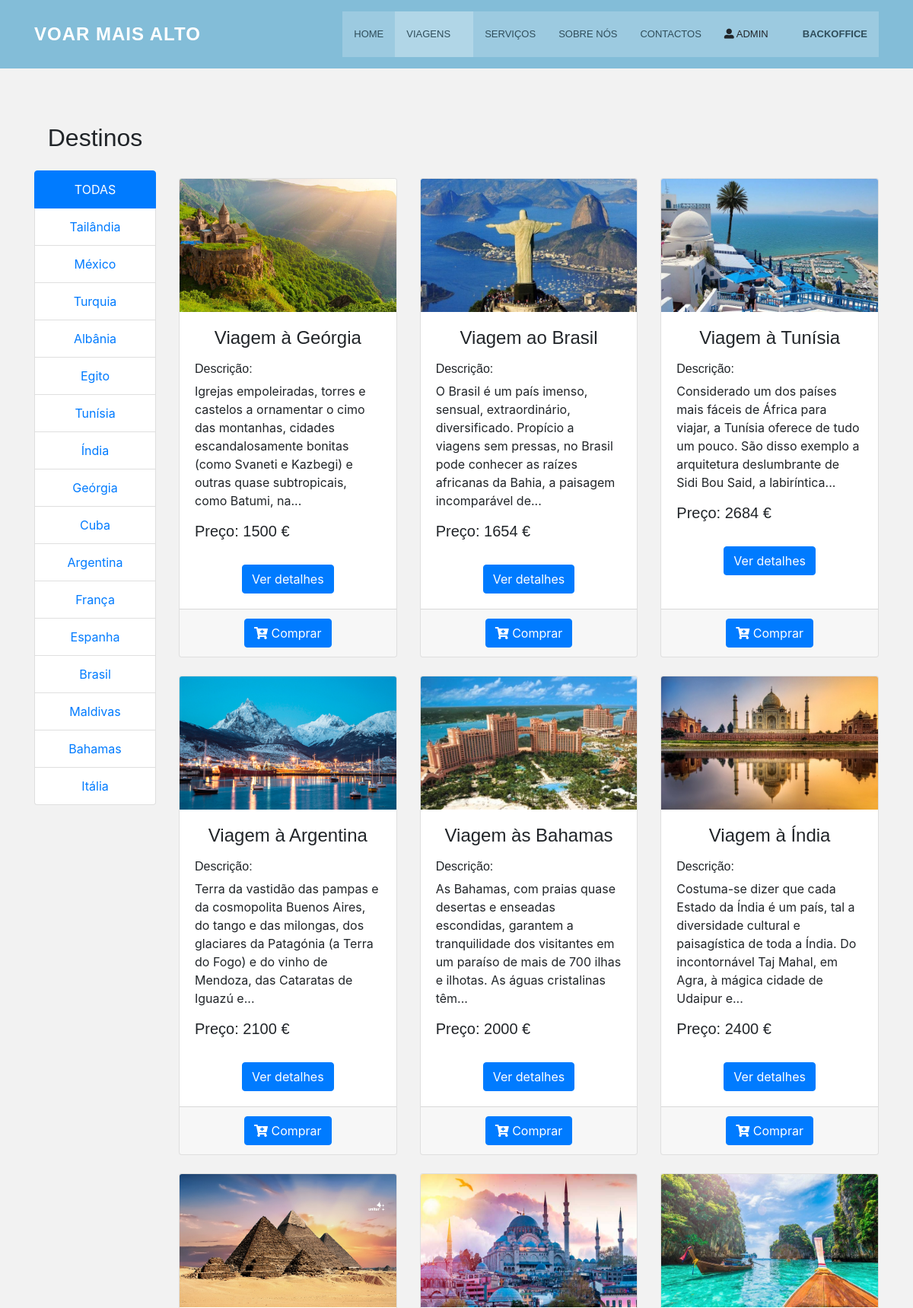
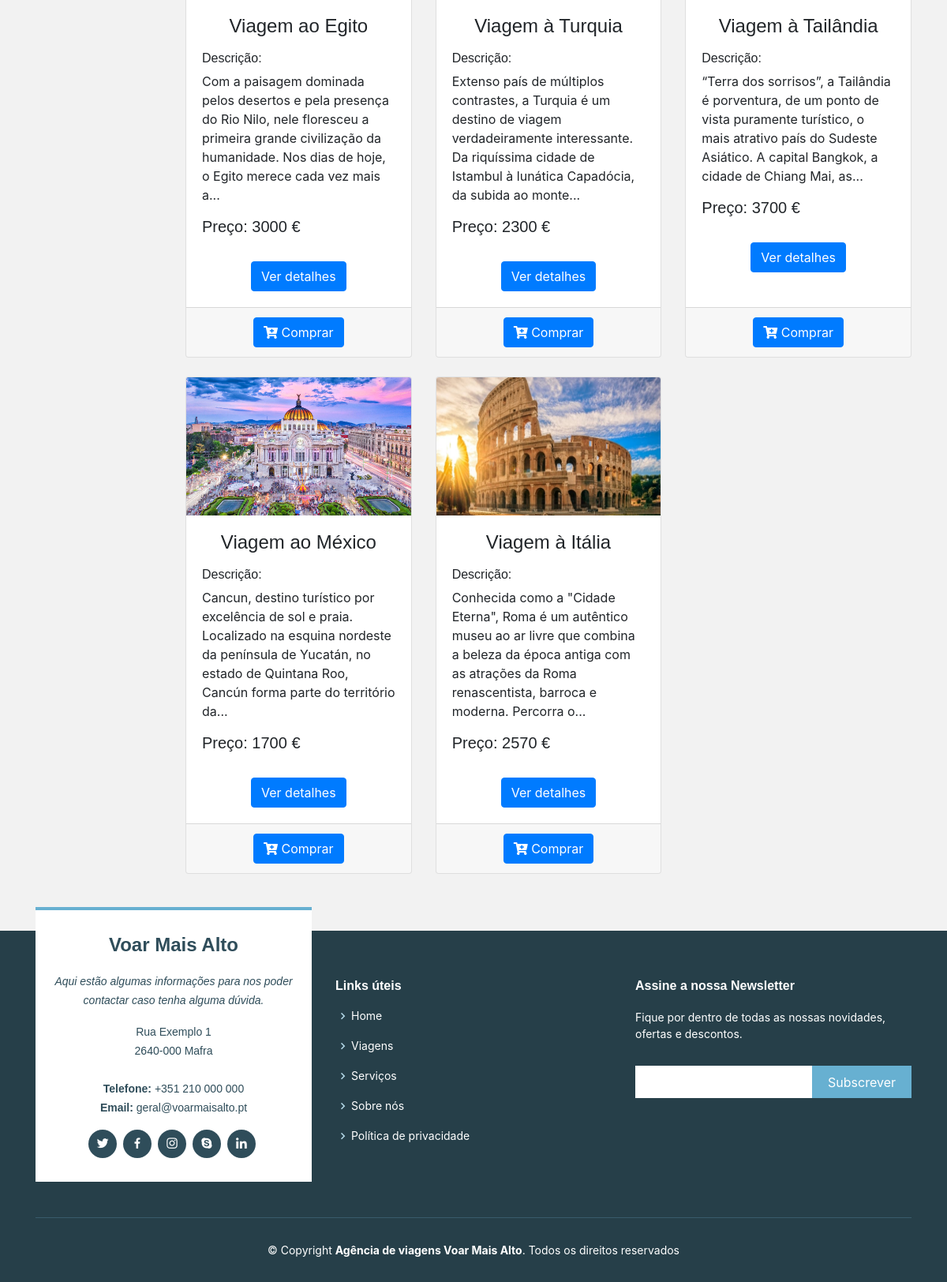
/viagens.php (signed in), run on the app's committed database (2 pictures, top to bottom).
### tables this page shows
CREATE TABLE `categoria` (
  `CategoriaID` int(11) NOT NULL,
  `CategoriaNome` varchar(40) NOT NULL
);

CREATE TABLE `produto` (
  `produtoID` int(11) NOT NULL,
  `produtoNome` varchar(50) NOT NULL,
  `preco` double NOT NULL,
  `stock` int(11) NOT NULL,
  `imagem` varchar(200) NOT NULL,
  `categoriaID` int(11) NOT NULL,
  `descricao` varchar(1000) NOT NULL
);

### db/config.php (called while the page is built, shortened)
<?php
    function e($s) {
        return htmlspecialchars((string)$s, ENT_QUOTES, 'UTF-8');
    }
?>

### viagens.php (the view, shortened to what this page needs)
<?php
include 'db/config.php';
?>
<!DOCTYPE html>
<html lang="pt-PT">
<head>
  <link href="vendor/bootstrap/css/bootstrap.min.css" rel="stylesheet">
  <link href="assets/css/main.css" rel="stylesheet">
  <link rel="stylesheet" href="https://use.fontawesome.com/releases/v5.7.2/css/all.css">
  <link href="assets/vendor/bootstrap/css/bootstrap.min.css" rel="stylesheet">
  <link href="assets/vendor/icofont/icofont.min.css" rel="stylesheet">
  <link href="assets/vendor/boxicons/css/boxicons.min.css" rel="stylesheet">
  <link href="assets/vendor/venobox/venobox.css" rel="stylesheet">
  <link href="assets/vendor/owl.carousel/assets/owl.carousel.min.css" rel="stylesheet">
  <link href="assets/vendor/aos/aos.css" rel="stylesheet">
</head>
<body style="background-color:#f2f2f2">
  <header id="header" class="fixed-top">
    <div class="container d-flex align-items-center">
      <div class="logo mr-auto">
        <h1 class="text-light"><a href="index.php"><span>Voar Mais Alto</span></a></h1>
      </div>
      <nav class="nav-menu d-none d-lg-block">
        <ul>
          <li><a href="index.php">Home</a></li>
          <li class="drop-down active"><a href="viagens.php">Viagens</a>
          </li>
          <li><a href="servicos.php">Serviços</a></li>
          <li><a href="sobrenos.php">Sobre Nós</a></li>
          <li><a href="#footer">Contactos</a></li>
		  <?php
		  if (isset($_SESSION['utilizador'])){
			  echo '<li class="drop-down"><a><i class="fa fa-user-alt"></i> '.e($_SESSION['utilizador']).'</a>
					<ul>
					<li><a class="nav-link" href="post_logout.php" style="color:red;"><center>Sair</center></a></li>
					</ul>
					</li>';
		  }else{
			  echo '<li class="nav-item"><a class="nav-link" href="#modallogin" data-toggle="modal" data-target="#modallogin"><i class="fa fa-user-alt"></i></a></li>';
		  }
		  ?>
		  <?php
		  if (isset($_SESSION['utilizador'])){
			if($_SESSION['tipo']=='admin')
			{
                echo '<li class="nav-item"><a class="nav-link" href="admin/listaProdutos.php"><b>Backoffice</b></a></li>';
            }
		  }
		  ?>
        </ul>
      </nav>
    </div>
  </header>
  <main id="main">
  <br></br>
  <div class="container">
    <div class="row">
      <div class="col-lg-2">
        <h2 class="my-4"><center>Destinos</center></h2>
        <div class="list-group">
		  <a href="viagens.php" class="list-group-item<?=!isset($_GET['id']) ? ' active' : '';?>"><center>TODAS</center></a>
		  <?php
                $sql = "Select * from categoria";
                $cats =$conexao->query($sql);
                if ($cats->num_rows >0) {
                  while ($c = $cats->fetch_assoc()){
                  $ativo = (isset($_GET['id']) && (int)$_GET['id'] === (int)$c['CategoriaID']) ? ' active' : '';
                  echo' <a href="viagens.php?id='.(int)$c['CategoriaID'].'" class="list-group-item'.$ativo.'"><center>'.e($c['CategoriaNome']).'</center></a>';
                  }
                }
          ?>
		  </div>
      </div>
      <div class="col-lg-10">
	  <br></br><br></br>
       <?php
		function limitarTexto($texto, $limite) {
		$corte = mb_substr($texto, 0, $limite);
		$espaco = mb_strrpos($corte, ' ');
		if ($espaco !== false) {
			$corte = mb_substr($corte, 0, $espaco);
		}
		return rtrim($corte, " .,;:!?-") . '...';
		}
		?>
        <div class="row">
          <?php
			if (isset($_GET['id'])){
			  $id = (int)$_GET['id'];
			  $stmtP = mysqli_prepare($conexao, "Select * from produto where categoriaID=? order by produtoID desc limit 50");
			  mysqli_stmt_bind_param($stmtP, 'i', $id);
			  mysqli_stmt_execute($stmtP);
			  $produtos = mysqli_stmt_get_result($stmtP);
		    }else{
			  $sql = "Select * from produto order by produtoID desc limit 50";
			  $produtos = $conexao->query($sql);
		    }
            if ($produtos->num_rows >0) {
              while ($p = $produtos->fetch_assoc()){
				$descricao = $p['descricao'];
                echo' <div class="col-lg-4 col-md-6 mb-4">
                    <div class="card h-100">
                    <div class="containerI">
                    <img src="admin/'.e($p['imagem']).'" alt="'.e($p['produtoNome']).'" class="card-img-top" style="height: 175px; width: 100%; display: block;">
                    </div>
                      <div class="card-body">
                        <h4 class="card-title">
                          <a><center>'.e($p['produtoNome']).'</center></a>
                        </h4>
                        <p class="card-text">'."<h6>Descrição: </h6>".''.e(limitarTexto($descricao, $limite = 180)).'</p>
                        <h5>'."Preço: ".''.e($p['preco']).' €</h5>
						&ensp;
                    <center><div class="overlayC"><a href="detalheProduto.php?id='.(int)$p['produtoID'].'"><button type="button" class="btn btn-primary">Ver detalhes</button></a></div></center>
                      </div>';
					    if (isset($_SESSION['idutilizador'])){
                         echo '<div class="card-footer">
                               <center><a href="confirmacaoCompra.php?acao=add&id='.(int)$p['produtoID'].'"><button type="button" class="btn btn-primary"><i class="fas fa-cart-plus"></i> Comprar</button></a></center>
                               </div>';
					      }else{
                         echo '<div class="card-footer"><center><small>Inicie sessão para comprar</small></center></div>';
                      }
                    echo '</div>
                  </div> ';
              }
            }
          ?>
  </div>
	</div>
	</div>
	</div>
	<br></br>
	</main>
  <footer id="footer">
    <div class="footer-top">
      <div class="container">
        <div class="row">
          <div class="col-lg-4 col-md-6">
            <div class="footer-info" data-aos="fade-up" data-aos-delay="50">
              <h3>Voar Mais Alto</h3>
              <p class="pb-3"><em>Aqui estão algumas informações para nos poder contactar caso tenha alguma dúvida.</em></p>
              <p>
                Rua Exemplo 1 <br>
                2640-000 Mafra<br><br>
                <strong>Telefone:</strong> +351 210 000 000<br>
                <strong>Email:</strong> geral@voarmaisalto.pt<br>
              </p>
              <div class="social-links mt-3">
                <a href="#" class="twitter"><i class="bx bxl-twitter"></i></a>
                <a href="#" class="facebook"><i class="bx bxl-facebook"></i></a>
                <a href="#" class="instagram"><i class="bx bxl-instagram"></i></a>
                <a href="#" class="google-plus"><i class="bx bxl-skype"></i></a>
                <a href="#" class="linkedin"><i class="bx bxl-linkedin"></i></a>
              </div>
            </div>
          </div>
          <div class="col-lg-4 col-md-6 footer-links" data-aos="fade-up" data-aos-delay="150">
            <h4>Links úteis</h4>
            <ul>
              <li><i class="bx bx-chevron-right"></i> <a href="index.php">Home</a></li>
              <li><i class="bx bx-chevron-right"></i> <a href="viagens.php">Viagens</a></li>
              <li><i class="bx bx-chevron-right"></i> <a href="servicos.php">Serviços</a></li>
              <li><i class="bx bx-chevron-right"></i> <a href="sobrenos.php">Sobre nós</a></li>
              <li><i class="bx bx-chevron-right"></i> <a href="#">Política de privacidade</a></li>
            </ul>
          </div>
          <div class="col-lg-4 col-md-6 footer-newsletter" data-aos="fade-up" data-aos-delay="350">
            <h4>Assine a nossa Newsletter</h4>
            <p>Fique por dentro de todas as nossas novidades, ofertas e descontos.</p>
            <form action="" method="post">
              <input type="email" name="email"><input type="submit" value="Subscrever">
            </form>
          </div>
        </div>
      </div>
    </div>
    <div class="container">
      <div class="copyright">
        &copy; Copyright <strong><span>Agência de viagens Voar Mais Alto</span></strong>. Todos os direitos reservados
      </div>
    </div>
  </footer>
</body>
</html>

### assets/css/main.css (style rules this page uses)
body { font-family: "Open Sans", sans-serif; color: #444444; }
a { color: #67b0d1; }
h1, h2, h3, h4, h5, h6 { font-family: "Raleway", sans-serif; }
#main { margin-top: 90px; }
#header { transition: all 0.5s; z-index: 997; transition: all 0.5s; padding: 15px 0; background: rgba(103, 176, 209, 0.8); }
#header .logo h1 { font-size: 24px; margin: 0; line-height: 1; font-weight: 700; letter-spacing: 1px; font-family: "Poppins", sans-serif; text-transform: uppercase; }
#header .logo h1 a, #header .logo h1 a:hover { color: #fff; text-decoration: none; }
.nav-menu, .nav-menu * { margin: 0; padding: 0; list-style: none; }
.nav-menu > ul > li { position: relative; white-space: nowrap; float: left; background: rgba(255, 255, 255, 0.2); }
.nav-menu a { display: block; position: relative; color: #2f4d5a; padding: 20px 15px; transition: 0.3s; font-size: 13px; font-family: "Poppins", sans-serif; text-transform: uppercase; font-weight: 500; }
.nav-menu a:hover, .nav-menu .active > a, .nav-menu li:hover > a { background: rgba(255, 255, 255, 0.2); text-decoration: none; }
.nav-menu .drop-down > a:after { content: "\ea99"; font-family: IcoFont; padding-left: 5px; }
.mobile-nav { position: fixed; top: 55px; right: 15px; bottom: 15px; left: 15px; z-index: 9999; overflow-y: auto; background: #fff; transition: ease-in-out 0.2s; opacity: 0; visibility: hidden; border-radius: 10px; padding: 10px 0; }
.mobile-nav * { margin: 0; padding: 0; list-style: none; }
.mobile-nav a { display: block; position: relative; color: #2f4d5a; padding: 10px 20px; font-weight: 500; outline: none; }
.mobile-nav a:hover, .mobile-nav .active > a, .mobile-nav li:hover > a { color: #67b0d1; text-decoration: none; }
.mobile-nav .drop-down > a:after { content: "\ea99"; font-family: IcoFont; padding-left: 10px; position: absolute; right: 15px; }
.mobile-nav .active.drop-down > a:after { content: "\eaa1"; }
.mobile-nav .drop-down > a { padding-right: 35px; }
#footer { background: #263f49; padding: 0 0 30px 0; color: #fff; font-size: 14px; }
#footer .footer-top { padding: 60px 0 30px 0; }
#footer .footer-top .footer-info { margin-top: -90px; margin-bottom: 15px; background: white; color: #2f4d5a; border-top: 4px solid #67b0d1; text-align: center; padding: 30px 20px; }
#footer .footer-top .footer-info h3 { font-size: 24px; margin: 0 0 20px 0; padding: 2px 0 2px 0; line-height: 1; font-weight: 700; }
#footer .footer-top .footer-info p { font-size: 14px; line-height: 24px; margin-bottom: 0; font-family: "Raleway", sans-serif; }
#footer .footer-top .social-links a { font-size: 18px; display: inline-block; background: #2f4d5a; color: #fff; line-height: 1; padding: 8px 0; margin-right: 4px; border-radius: 50%; text-align: center; width: 36px; height: 36px; transition: 0.3s; }
#footer .footer-top h4 { font-size: 16px; font-weight: 600; color: #fff; position: relative; padding-bottom: 12px; }
#footer .footer-top .footer-links { margin-bottom: 30px; }
#footer .footer-top .footer-links ul { list-style: none; padding: 0; margin: 0; }
#footer .footer-top .footer-links ul i { padding-right: 2px; color: #b5d9e9; font-size: 18px; line-height: 1; }
#footer .footer-top .footer-links ul li { padding: 10px 0; display: flex; align-items: center; }
#footer .footer-top .footer-links ul li:first-child { padding-top: 0; }
#footer .footer-top .footer-links ul a { color: #fff; transition: 0.3s; display: inline-block; line-height: 1; }
#footer .footer-top .footer-newsletter form { margin-top: 30px; background: #fff; padding: 6px 10px; position: relative; border-radius: 4; }
#footer .footer-top .footer-newsletter form input[type="email"] { border: 0; padding: 4px; width: calc(100% - 110px); }
#footer .footer-top .footer-newsletter form input[type="submit"] { position: absolute; top: 0; right: 0; bottom: 0; border: 0; background: none; font-size: 16px; padding: 0 20px; background: #67b0d1; color: #fff; transition: 0.3s; border-radius: 4; }
#footer .copyright { border-top: 1px solid #385b6b; text-align: center; padding-top: 30px; }

### data on the page
categoria: CategoriaNome "Tailândia"
categoria: CategoriaNome "México"
categoria: CategoriaNome "Turquia"
categoria: CategoriaNome "Albânia"
categoria: CategoriaNome "Egito"
categoria: CategoriaNome "Tunísia"
categoria: CategoriaNome "Índia"
categoria: CategoriaNome "Geórgia"
categoria: CategoriaNome "Cuba"
categoria: CategoriaNome "Argentina"
categoria: CategoriaNome "França"
categoria: CategoriaNome "Espanha"
categoria: CategoriaNome "Brasil"
categoria: CategoriaNome "Maldivas"
categoria: CategoriaNome "Bahamas"
categoria: CategoriaNome "Itália"
produto: imagem+produtoNome (picture), produtoNome "Viagem à Geórgia", descricao "Igrejas empoleiradas, torres e castelos a ornamentar o cimo das montanhas, cidades escandalosamente bonitas (como Svaneti e Kazbegi) e outras quase subtropicais, como Batumi, na...", preco "1500"
produto: imagem+produtoNome (picture), produtoNome "Viagem ao Brasil", descricao "O Brasil é um país imenso, sensual, extraordinário, diversificado. Propício a viagens sem pressas, no Brasil pode conhecer as raízes africanas da Bahia, a paisagem incomparável de...", preco "1654"
produto: imagem+produtoNome (picture), produtoNome "Viagem à Tunísia", descricao "Considerado um dos países mais fáceis de África para viajar, a Tunísia oferece de tudo um pouco. São disso exemplo a arquitetura deslumbrante de Sidi Bou Said, a labiríntica...", preco "2684"
produto: imagem+produtoNome (picture), produtoNome "Viagem à Argentina", descricao "Terra da vastidão das pampas e da cosmopolita Buenos Aires, do tango e das milongas, dos glaciares da Patagónia (a Terra do Fogo) e do vinho de Mendoza, das Cataratas de Iguazú e...", preco "2100"
produto: imagem+produtoNome (picture), produtoNome "Viagem às Bahamas", descricao "As Bahamas, com praias quase desertas e enseadas escondidas, garantem a tranquilidade dos visitantes em um paraíso de mais de 700 ilhas e ilhotas. As águas cristalinas têm...", preco "2000"
produto: imagem (picture), produtoNome "Viagem à Índia", descricao "Costuma-se dizer que cada Estado da Índia é um país, tal a diversidade cultural e paisagística de toda a Índia. Do incontornável Taj Mahal, em Agra, à mágica cidade de Udaipur e...", preco "2400"
produto: imagem+produtoNome (picture), produtoNome "Viagem ao Egito", descricao "Com a paisagem dominada pelos desertos e pela presença do Rio Nilo, nele floresceu a primeira grande civilização da humanidade. Nos dias de hoje, o Egito merece cada vez mais a...", preco "3000"
produto: imagem+produtoNome (picture), produtoNome "Viagem à Turquia", descricao "Extenso país de múltiplos contrastes, a Turquia é um destino de viagem verdadeiramente interessante. Da riquíssima cidade de Istambul à lunática Capadócia, da subida ao monte...", preco "2300"
produto: imagem (picture), produtoNome "Viagem à Tailândia", descricao "“Terra dos sorrisos”, a Tailândia é porventura, de um ponto de vista puramente turístico, o mais atrativo país do Sudeste Asiático. A capital Bangkok, a cidade de Chiang Mai, as...", preco "3700"
produto: imagem+produtoNome (picture), produtoNome "Viagem ao México", descricao "Cancun, destino turístico por excelência de sol e praia. Localizado na esquina nordeste da península de Yucatán, no estado de Quintana Roo, Cancún forma parte do território da...", preco "1700"
produto: imagem (picture), produtoNome "Viagem à Itália", descricao "Conhecida como a \"Cidade Eterna\", Roma é um autêntico museu ao ar livre que combina a beleza da época antiga com as atrações da Roma renascentista, barroca e moderna. Percorra o...", preco "2570"

### other printed values
$_SESSION['utilizador'] "ADMIN"
